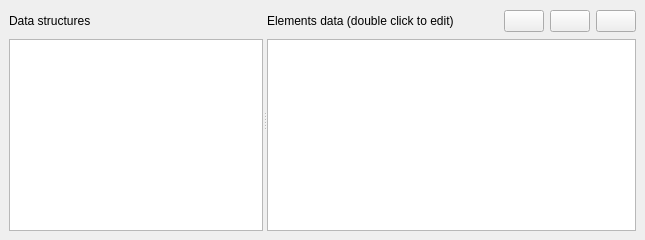
          <widget class="QWidget" name="catalogueTab">
           <attribute name="icon">
            <iconset resource="icons.qrc">
             <normaloff>:/Icons/icons/Catalogue.svg</normaloff>:/Icons/icons/Catalogue.svg</iconset>
           </attribute>
           <attribute name="title">
            <string>Types catalogue</string>
           </attribute>
           <layout class="QVBoxLayout" name="verticalLayout_32">
            <property name="leftMargin">
             <number>0</number>
            </property>
            <property name="topMargin">
             <number>0</number>
            </property>
            <property name="rightMargin">
             <number>0</number>
            </property>
            <property name="bottomMargin">
             <number>0</number>
            </property>
            <item>
             <widget class="QSplitter" name="catalogueSplitter">
              <property name="orientation">
               <enum>Qt::Horizontal</enum>
              </property>
              <widget class="QFrame" name="frame_34">
               <property name="frameShape">
                <enum>QFrame::NoFrame</enum>
               </property>
               <property name="frameShadow">
                <enum>QFrame::Raised</enum>
               </property>
               <layout class="QVBoxLayout" name="verticalLayout_19">
                <property name="rightMargin">
                 <number>0</number>
                </property>
                <item>
                 <widget class="QLabel" name="label_51">
                  <property name="minimumSize">
                   <size>
                    <width>0</width>
                    <height>24</height>
                   </size>
                  </property>
                  <property name="text">
                   <string>Data structures</string>
                  </property>
                 </widget>
                </item>
                <item>
                 <widget class="QListView" name="catalogueDataStructuresListView"/>
                </item>
               </layout>
              </widget>
              <widget class="QFrame" name="frame_35">
               <property name="frameShape">
                <enum>QFrame::NoFrame</enum>
               </property>
               <property name="frameShadow">
                <enum>QFrame::Raised</enum>
               </property>
               <layout class="QGridLayout" name="gridLayout_18">
                <property name="leftMargin">
                 <number>0</number>
                </property>
                <item row="0" column="0">
                 <widget class="QLabel" name="label_52">
                  <property name="minimumSize">
                   <size>
                    <width>0</width>
                    <height>24</height>
                   </size>
                  </property>
                  <property name="text">
                   <string>Elements data (double click to edit)</string>
                  </property>
                 </widget>
                </item>
                <item row="0" column="1">
                 <spacer name="horizontalSpacer_16">
                  <property name="orientation">
                   <enum>Qt::Horizontal</enum>
                  </property>
                  <property name="sizeHint" stdset="0">
                   <size>
                    <width>40</width>
                    <height>20</height>
                   </size>
                  </property>
                 </spacer>
                </item>
                <item row="0" column="2">
                 <widget class="QPushButton" name="catalogue_add_pushButton">
                  <property name="toolTip">
                   <string>Add</string>
                  </property>
                  <property name="text">
                   <string/>
                  </property>
                  <property name="icon">
                   <iconset resource="icons.qrc">
                    <normaloff>:/Icons/icons/plus.svg</normaloff>:/Icons/icons/plus.svg</iconset>
                  </property>
                 </widget>
                </item>
                <item row="0" column="3">
                 <widget class="QPushButton" name="catalogue_edit_pushButton">
                  <property name="toolTip">
                   <string>Edit</string>
                  </property>
                  <property name="text">
                   <string/>
                  </property>
                  <property name="icon">
                   <iconset resource="icons.qrc">
                    <normaloff>:/Icons/icons/edit.svg</normaloff>:/Icons/icons/edit.svg</iconset>
                  </property>
                 </widget>
                </item>
                <item row="0" column="4">
                 <widget class="QPushButton" name="catalogue_delete_pushButton">
                  <property name="toolTip">
                   <string>Delete</string>
                  </property>
                  <property name="text">
                   <string/>
                  </property>
                  <property name="icon">
                   <iconset resource="icons.qrc">
                    <normaloff>:/Icons/icons/minus.svg</normaloff>:/Icons/icons/minus.svg</iconset>
                  </property>
                 </widget>
                </item>
                <item row="1" column="0" rowspan="2" colspan="5">
                 <widget class="QTableView" name="catalogueTableView"/>
                </item>
               </layout>
              </widget>
             </widget>
            </item>
           </layout>
          </widget>
